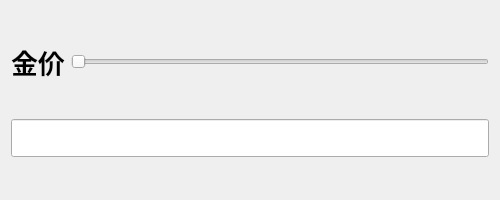
<?xml version="1.0" encoding="UTF-8"?>
<ui version="4.0">
 <class>Form</class>
 <widget class="QWidget" name="Form">
  <property name="geometry">
   <rect>
    <x>0</x>
    <y>0</y>
    <width>500</width>
    <height>200</height>
   </rect>
  </property>
  <property name="windowTitle">
   <string>Form</string>
  </property>
  <layout class="QVBoxLayout" name="verticalLayout">
   <item>
    <layout class="QHBoxLayout" name="horizontalLayout">
     <item>
      <widget class="QLabel" name="label">
       <property name="font">
        <font>
         <family>等距更纱黑体 SC</family>
         <pointsize>20</pointsize>
         <bold>true</bold>
        </font>
       </property>
       <property name="text">
        <string>金价</string>
       </property>
      </widget>
     </item>
     <item>
      <widget class="QSlider" name="horizontalSlider">
       <property name="orientation">
        <enum>Qt::Orientation::Horizontal</enum>
       </property>
      </widget>
     </item>
    </layout>
   </item>
   <item>
    <widget class="QLineEdit" name="lineEdit">
     <property name="font">
      <font>
       <family>等距更纱黑体 SC</family>
       <pointsize>16</pointsize>
       <bold>true</bold>
      </font>
     </property>
    </widget>
   </item>
  </layout>
 </widget>
 <resources/>
 <connections/>
</ui>
